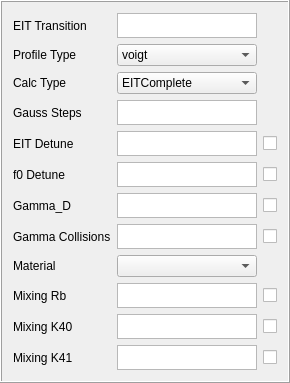
         <widget class="QFrame" name="frame_3">
          <property name="sizePolicy">
           <sizepolicy hsizetype="Minimum" vsizetype="Minimum">
            <horstretch>0</horstretch>
            <verstretch>0</verstretch>
           </sizepolicy>
          </property>
          <property name="frameShape">
           <enum>QFrame::Box</enum>
          </property>
          <property name="frameShadow">
           <enum>QFrame::Raised</enum>
          </property>
          <layout class="QHBoxLayout" name="horizontalLayout_9">
           <item>
            <layout class="QGridLayout" name="gridLayout_2">
             <property name="sizeConstraint">
              <enum>QLayout::SetMinimumSize</enum>
             </property>
             <item row="10" column="2">
              <widget class="QCheckBox" name="checkBox_mixing_k40">
               <property name="sizePolicy">
                <sizepolicy hsizetype="Minimum" vsizetype="Minimum">
                 <horstretch>0</horstretch>
                 <verstretch>0</verstretch>
                </sizepolicy>
               </property>
               <property name="cursor">
                <cursorShape>PointingHandCursor</cursorShape>
               </property>
               <property name="text">
                <string/>
               </property>
              </widget>
             </item>
             <item row="10" column="0">
              <widget class="QLabel" name="label_par_mixing_k40">
               <property name="sizePolicy">
                <sizepolicy hsizetype="Minimum" vsizetype="Minimum">
                 <horstretch>0</horstretch>
                 <verstretch>0</verstretch>
                </sizepolicy>
               </property>
               <property name="cursor">
                <cursorShape>PointingHandCursor</cursorShape>
               </property>
               <property name="mouseTracking">
                <bool>true</bool>
               </property>
               <property name="text">
                <string>Mixing K40</string>
               </property>
              </widget>
             </item>
             <item row="1" column="0">
              <widget class="QLabel" name="label_par_profile">
               <property name="sizePolicy">
                <sizepolicy hsizetype="Minimum" vsizetype="Minimum">
                 <horstretch>0</horstretch>
                 <verstretch>0</verstretch>
                </sizepolicy>
               </property>
               <property name="cursor">
                <cursorShape>PointingHandCursor</cursorShape>
               </property>
               <property name="mouseTracking">
                <bool>true</bool>
               </property>
               <property name="text">
                <string>Profile Type</string>
               </property>
              </widget>
             </item>
             <item row="6" column="1">
              <widget class="QTextEdit" name="textEdit_par_gammad">
               <property name="sizePolicy">
                <sizepolicy hsizetype="Minimum" vsizetype="Minimum">
                 <horstretch>0</horstretch>
                 <verstretch>0</verstretch>
                </sizepolicy>
               </property>
               <property name="maximumSize">
                <size>
                 <width>140</width>
                 <height>25</height>
                </size>
               </property>
               <property name="font">
                <font>
                 <pointsize>8</pointsize>
                </font>
               </property>
               <property name="cursor" stdset="0">
                <cursorShape>IBeamCursor</cursorShape>
               </property>
               <property name="tabChangesFocus">
                <bool>true</bool>
               </property>
              </widget>
             </item>
             <item row="6" column="0">
              <widget class="QLabel" name="label_par_gammad">
               <property name="sizePolicy">
                <sizepolicy hsizetype="Minimum" vsizetype="Minimum">
                 <horstretch>0</horstretch>
                 <verstretch>0</verstretch>
                </sizepolicy>
               </property>
               <property name="cursor">
                <cursorShape>PointingHandCursor</cursorShape>
               </property>
               <property name="mouseTracking">
                <bool>true</bool>
               </property>
               <property name="text">
                <string>Gamma_D</string>
               </property>
              </widget>
             </item>
             <item row="2" column="1">
              <widget class="QComboBox" name="comboBox_type">
               <property name="sizePolicy">
                <sizepolicy hsizetype="Minimum" vsizetype="Minimum">
                 <horstretch>0</horstretch>
                 <verstretch>0</verstretch>
                </sizepolicy>
               </property>
               <property name="maximumSize">
                <size>
                 <width>140</width>
                 <height>25</height>
                </size>
               </property>
               <item>
                <property name="text">
                 <string>EITComplete</string>
                </property>
               </item>
               <item>
                <property name="text">
                 <string>EITStandalone</string>
                </property>
               </item>
               <item>
                <property name="text">
                 <string>EITTransition</string>
                </property>
               </item>
               <item>
                <property name="text">
                 <string>EITPower</string>
                </property>
               </item>
               <item>
                <property name="text">
                 <string>weakComplete</string>
                </property>
               </item>
               <item>
                <property name="text">
                 <string>weakStandalone</string>
                </property>
               </item>
              </widget>
             </item>
             <item row="4" column="2">
              <widget class="QCheckBox" name="checkBox_EITDetune">
               <property name="sizePolicy">
                <sizepolicy hsizetype="Minimum" vsizetype="Minimum">
                 <horstretch>0</horstretch>
                 <verstretch>0</verstretch>
                </sizepolicy>
               </property>
               <property name="cursor">
                <cursorShape>PointingHandCursor</cursorShape>
               </property>
               <property name="text">
                <string/>
               </property>
              </widget>
             </item>
             <item row="2" column="0">
              <widget class="QLabel" name="label_par_type">
               <property name="sizePolicy">
                <sizepolicy hsizetype="Minimum" vsizetype="Minimum">
                 <horstretch>0</horstretch>
                 <verstretch>0</verstretch>
                </sizepolicy>
               </property>
               <property name="cursor">
                <cursorShape>PointingHandCursor</cursorShape>
               </property>
               <property name="mouseTracking">
                <bool>true</bool>
               </property>
               <property name="text">
                <string>Calc Type</string>
               </property>
              </widget>
             </item>
             <item row="5" column="0">
              <widget class="QLabel" name="label_par_f0det">
               <property name="sizePolicy">
                <sizepolicy hsizetype="Minimum" vsizetype="Minimum">
                 <horstretch>0</horstretch>
                 <verstretch>0</verstretch>
                </sizepolicy>
               </property>
               <property name="cursor">
                <cursorShape>PointingHandCursor</cursorShape>
               </property>
               <property name="mouseTracking">
                <bool>false</bool>
               </property>
               <property name="text">
                <string>f0 Detune</string>
               </property>
              </widget>
             </item>
             <item row="4" column="0">
              <widget class="QLabel" name="label_par_EITDetune">
               <property name="sizePolicy">
                <sizepolicy hsizetype="Minimum" vsizetype="Minimum">
                 <horstretch>0</horstretch>
                 <verstretch>0</verstretch>
                </sizepolicy>
               </property>
               <property name="cursor">
                <cursorShape>PointingHandCursor</cursorShape>
               </property>
               <property name="mouseTracking">
                <bool>true</bool>
               </property>
               <property name="text">
                <string>EIT Detune</string>
               </property>
              </widget>
             </item>
             <item row="3" column="1">
              <widget class="QTextEdit" name="textEdit_par_gaussSteps">
               <property name="sizePolicy">
                <sizepolicy hsizetype="Minimum" vsizetype="Minimum">
                 <horstretch>0</horstretch>
                 <verstretch>0</verstretch>
                </sizepolicy>
               </property>
               <property name="maximumSize">
                <size>
                 <width>140</width>
                 <height>25</height>
                </size>
               </property>
               <property name="font">
                <font>
                 <pointsize>8</pointsize>
                </font>
               </property>
               <property name="cursor" stdset="0">
                <cursorShape>IBeamCursor</cursorShape>
               </property>
               <property name="tabChangesFocus">
                <bool>true</bool>
               </property>
              </widget>
             </item>
             <item row="8" column="0">
              <widget class="QLabel" name="label_par_material">
               <property name="sizePolicy">
                <sizepolicy hsizetype="Minimum" vsizetype="Minimum">
                 <horstretch>0</horstretch>
                 <verstretch>0</verstretch>
                </sizepolicy>
               </property>
               <property name="cursor">
                <cursorShape>PointingHandCursor</cursorShape>
               </property>
               <property name="mouseTracking">
                <bool>true</bool>
               </property>
               <property name="text">
                <string>Material</string>
               </property>
              </widget>
             </item>
             <item row="5" column="1">
              <widget class="QTextEdit" name="textEdit_par_f0det">
               <property name="sizePolicy">
                <sizepolicy hsizetype="Minimum" vsizetype="Minimum">
                 <horstretch>0</horstretch>
                 <verstretch>0</verstretch>
                </sizepolicy>
               </property>
               <property name="maximumSize">
                <size>
                 <width>140</width>
                 <height>25</height>
                </size>
               </property>
               <property name="font">
                <font>
                 <pointsize>8</pointsize>
                </font>
               </property>
               <property name="cursor" stdset="0">
                <cursorShape>IBeamCursor</cursorShape>
               </property>
               <property name="tabChangesFocus">
                <bool>true</bool>
               </property>
              </widget>
             </item>
             <item row="7" column="1">
              <widget class="QTextEdit" name="textEdit_par_gamma_coll">
               <property name="sizePolicy">
                <sizepolicy hsizetype="Minimum" vsizetype="Minimum">
                 <horstretch>0</horstretch>
                 <verstretch>0</verstretch>
                </sizepolicy>
               </property>
               <property name="maximumSize">
                <size>
                 <width>140</width>
                 <height>25</height>
                </size>
               </property>
               <property name="font">
                <font>
                 <pointsize>8</pointsize>
                </font>
               </property>
               <property name="cursor" stdset="0">
                <cursorShape>IBeamCursor</cursorShape>
               </property>
               <property name="tabChangesFocus">
                <bool>true</bool>
               </property>
              </widget>
             </item>
             <item row="4" column="1">
              <widget class="QTextEdit" name="textEdit_par_EITDetune">
               <property name="sizePolicy">
                <sizepolicy hsizetype="Minimum" vsizetype="Minimum">
                 <horstretch>0</horstretch>
                 <verstretch>0</verstretch>
                </sizepolicy>
               </property>
               <property name="maximumSize">
                <size>
                 <width>140</width>
                 <height>25</height>
                </size>
               </property>
               <property name="font">
                <font>
                 <pointsize>8</pointsize>
                </font>
               </property>
               <property name="cursor" stdset="0">
                <cursorShape>IBeamCursor</cursorShape>
               </property>
               <property name="tabChangesFocus">
                <bool>true</bool>
               </property>
              </widget>
             </item>
             <item row="9" column="0">
              <widget class="QLabel" name="label_par_mixing_rb">
               <property name="sizePolicy">
                <sizepolicy hsizetype="Minimum" vsizetype="Minimum">
                 <horstretch>0</horstretch>
                 <verstretch>0</verstretch>
                </sizepolicy>
               </property>
               <property name="cursor">
                <cursorShape>PointingHandCursor</cursorShape>
               </property>
               <property name="mouseTracking">
                <bool>true</bool>
               </property>
               <property name="text">
                <string>Mixing Rb</string>
               </property>
              </widget>
             </item>
             <item row="3" column="0">
              <widget class="QLabel" name="label_par_gaussSteps">
               <property name="sizePolicy">
                <sizepolicy hsizetype="Minimum" vsizetype="Minimum">
                 <horstretch>0</horstretch>
                 <verstretch>0</verstretch>
                </sizepolicy>
               </property>
               <property name="cursor">
                <cursorShape>PointingHandCursor</cursorShape>
               </property>
               <property name="mouseTracking">
                <bool>true</bool>
               </property>
               <property name="text">
                <string>Gauss Steps</string>
               </property>
              </widget>
             </item>
             <item row="9" column="1">
              <widget class="QTextEdit" name="textEdit_par_mixing_rb">
               <property name="sizePolicy">
                <sizepolicy hsizetype="Minimum" vsizetype="Minimum">
                 <horstretch>0</horstretch>
                 <verstretch>0</verstretch>
                </sizepolicy>
               </property>
               <property name="maximumSize">
                <size>
                 <width>140</width>
                 <height>25</height>
                </size>
               </property>
               <property name="font">
                <font>
                 <pointsize>8</pointsize>
                </font>
               </property>
               <property name="cursor" stdset="0">
                <cursorShape>IBeamCursor</cursorShape>
               </property>
               <property name="tabChangesFocus">
                <bool>true</bool>
               </property>
              </widget>
             </item>
             <item row="9" column="2">
              <widget class="QCheckBox" name="checkBox_mixing_rb">
               <property name="sizePolicy">
                <sizepolicy hsizetype="Minimum" vsizetype="Minimum">
                 <horstretch>0</horstretch>
                 <verstretch>0</verstretch>
                </sizepolicy>
               </property>
               <property name="cursor">
                <cursorShape>PointingHandCursor</cursorShape>
               </property>
               <property name="text">
                <string/>
               </property>
              </widget>
             </item>
             <item row="1" column="1">
              <widget class="QComboBox" name="comboBox_profile">
               <property name="sizePolicy">
                <sizepolicy hsizetype="Minimum" vsizetype="Minimum">
                 <horstretch>0</horstretch>
                 <verstretch>0</verstretch>
                </sizepolicy>
               </property>
               <property name="maximumSize">
                <size>
                 <width>140</width>
                 <height>25</height>
                </size>
               </property>
               <item>
                <property name="text">
                 <string>voigt</string>
                </property>
               </item>
               <item>
                <property name="text">
                 <string>lorentz</string>
                </property>
               </item>
              </widget>
             </item>
             <item row="6" column="2">
              <widget class="QCheckBox" name="checkBox_gammad">
               <property name="sizePolicy">
                <sizepolicy hsizetype="Minimum" vsizetype="Minimum">
                 <horstretch>0</horstretch>
                 <verstretch>0</verstretch>
                </sizepolicy>
               </property>
               <property name="cursor">
                <cursorShape>PointingHandCursor</cursorShape>
               </property>
               <property name="text">
                <string/>
               </property>
              </widget>
             </item>
             <item row="7" column="0">
              <widget class="QLabel" name="label_par_gamma_coll">
               <property name="sizePolicy">
                <sizepolicy hsizetype="Minimum" vsizetype="Minimum">
                 <horstretch>0</horstretch>
                 <verstretch>0</verstretch>
                </sizepolicy>
               </property>
               <property name="cursor">
                <cursorShape>PointingHandCursor</cursorShape>
               </property>
               <property name="mouseTracking">
                <bool>true</bool>
               </property>
               <property name="text">
                <string>Gamma Collisions</string>
               </property>
              </widget>
             </item>
             <item row="5" column="2">
              <widget class="QCheckBox" name="checkBox_f0det">
               <property name="sizePolicy">
                <sizepolicy hsizetype="Minimum" vsizetype="Minimum">
                 <horstretch>0</horstretch>
                 <verstretch>0</verstretch>
                </sizepolicy>
               </property>
               <property name="cursor">
                <cursorShape>PointingHandCursor</cursorShape>
               </property>
               <property name="text">
                <string/>
               </property>
              </widget>
             </item>
             <item row="8" column="1">
              <widget class="QComboBox" name="comboBox_material">
               <property name="sizePolicy">
                <sizepolicy hsizetype="Minimum" vsizetype="Minimum">
                 <horstretch>0</horstretch>
                 <verstretch>0</verstretch>
                </sizepolicy>
               </property>
               <property name="maximumSize">
                <size>
                 <width>140</width>
                 <height>25</height>
                </size>
               </property>
              </widget>
             </item>
             <item row="0" column="0">
              <widget class="QLabel" name="label_par_transition">
               <property name="sizePolicy">
                <sizepolicy hsizetype="Minimum" vsizetype="Minimum">
                 <horstretch>0</horstretch>
                 <verstretch>0</verstretch>
                </sizepolicy>
               </property>
               <property name="cursor">
                <cursorShape>PointingHandCursor</cursorShape>
               </property>
               <property name="mouseTracking">
                <bool>true</bool>
               </property>
               <property name="text">
                <string>EIT Transition</string>
               </property>
              </widget>
             </item>
             <item row="7" column="2">
              <widget class="QCheckBox" name="checkBox_gamma_coll">
               <property name="sizePolicy">
                <sizepolicy hsizetype="Minimum" vsizetype="Minimum">
                 <horstretch>0</horstretch>
                 <verstretch>0</verstretch>
                </sizepolicy>
               </property>
               <property name="cursor">
                <cursorShape>PointingHandCursor</cursorShape>
               </property>
               <property name="text">
                <string/>
               </property>
              </widget>
             </item>
             <item row="0" column="1">
              <widget class="QTextEdit" name="textEdit_par_transition">
               <property name="sizePolicy">
                <sizepolicy hsizetype="Minimum" vsizetype="Minimum">
                 <horstretch>0</horstretch>
                 <verstretch>0</verstretch>
                </sizepolicy>
               </property>
               <property name="maximumSize">
                <size>
                 <width>140</width>
                 <height>25</height>
                </size>
               </property>
               <property name="font">
                <font>
                 <pointsize>8</pointsize>
                </font>
               </property>
               <property name="cursor" stdset="0">
                <cursorShape>IBeamCursor</cursorShape>
               </property>
               <property name="tabChangesFocus">
                <bool>true</bool>
               </property>
              </widget>
             </item>
             <item row="10" column="1">
              <widget class="QTextEdit" name="textEdit_par_mixing_k40">
               <property name="sizePolicy">
                <sizepolicy hsizetype="Minimum" vsizetype="Minimum">
                 <horstretch>0</horstretch>
                 <verstretch>0</verstretch>
                </sizepolicy>
               </property>
               <property name="maximumSize">
                <size>
                 <width>140</width>
                 <height>25</height>
                </size>
               </property>
               <property name="font">
                <font>
                 <pointsize>8</pointsize>
                </font>
               </property>
               <property name="cursor" stdset="0">
                <cursorShape>IBeamCursor</cursorShape>
               </property>
               <property name="tabChangesFocus">
                <bool>true</bool>
               </property>
              </widget>
             </item>
             <item row="11" column="0">
              <widget class="QLabel" name="label_par_mixing_k41">
               <property name="sizePolicy">
                <sizepolicy hsizetype="Minimum" vsizetype="Minimum">
                 <horstretch>0</horstretch>
                 <verstretch>0</verstretch>
                </sizepolicy>
               </property>
               <property name="cursor">
                <cursorShape>PointingHandCursor</cursorShape>
               </property>
               <property name="mouseTracking">
                <bool>true</bool>
               </property>
               <property name="text">
                <string>Mixing K41</string>
               </property>
              </widget>
             </item>
             <item row="11" column="1">
              <widget class="QTextEdit" name="textEdit_par_mixing_k41">
               <property name="sizePolicy">
                <sizepolicy hsizetype="Minimum" vsizetype="Minimum">
                 <horstretch>0</horstretch>
                 <verstretch>0</verstretch>
                </sizepolicy>
               </property>
               <property name="maximumSize">
                <size>
                 <width>140</width>
                 <height>25</height>
                </size>
               </property>
               <property name="font">
                <font>
                 <pointsize>8</pointsize>
                </font>
               </property>
               <property name="cursor" stdset="0">
                <cursorShape>IBeamCursor</cursorShape>
               </property>
               <property name="tabChangesFocus">
                <bool>true</bool>
               </property>
              </widget>
             </item>
             <item row="11" column="2">
              <widget class="QCheckBox" name="checkBox_mixing_k41">
               <property name="sizePolicy">
                <sizepolicy hsizetype="Minimum" vsizetype="Minimum">
                 <horstretch>0</horstretch>
                 <verstretch>0</verstretch>
                </sizepolicy>
               </property>
               <property name="cursor">
                <cursorShape>PointingHandCursor</cursorShape>
               </property>
               <property name="text">
                <string/>
               </property>
              </widget>
             </item>
            </layout>
           </item>
          </layout>
         </widget>
